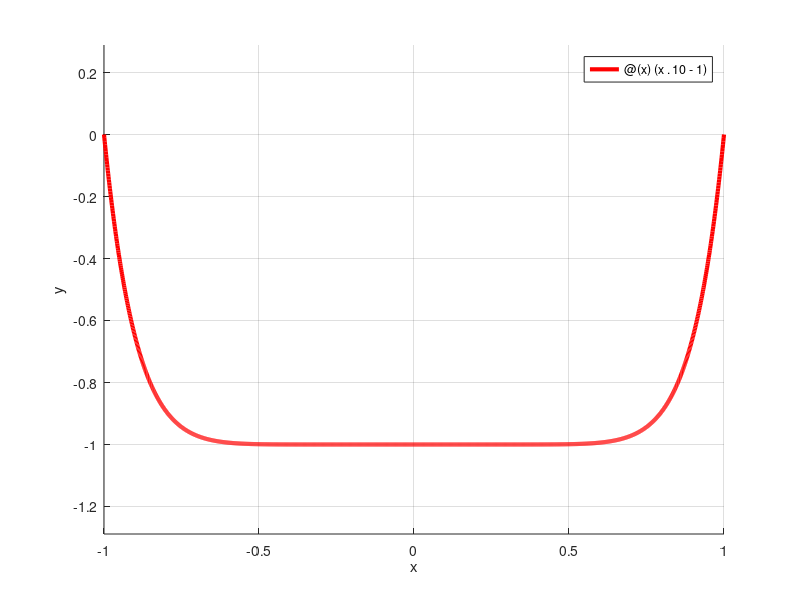

Recreate this plot in MATLAB. (Note: this script raises an error after producing the figure.)
clear

f1 = @(x) (x.^10 - 1);
f2 = @(x) (1./(10*x.^2+1));
f3 = @(x) (x.^2);

f = f1;


figure;
hold on
grid on
axis equal 
xlabel('x')
ylabel('y')

fplot(f, [-1, 1], 'r', 'LineWidth', 3);

N = 10;
% conditions = zeros(N, 1);
for n=1:5:61
    disp(n)
    x = linspace(-1, 1, n);
%     x = rootsOfChebyshev(n);

    [c, kappa] = interpolate(x, f);
    
    longerX = linspace(-1, 1, 2*n);

    interpolation = evalCheb2(c, longerX);
    plot(longerX, interpolation, 'g');
    
%     plot(longerX, interpolation - f(longerX)', 'b')


%     [c, kappa] = interpolate(chebyshevRoots, f);
%     conditions(n) = kappa;
%     % Plot the chebyshev-spaced interpolation

end

% plot(1:N, conditions)

title('Plot van chebyshev-nulpunten interpolaties voor f_1.')
legend('Original function', 'Function interpolated')
% title('Error on the n-th Chebyshev-nulpunten interpolation of f_2')
% legend('Error')

